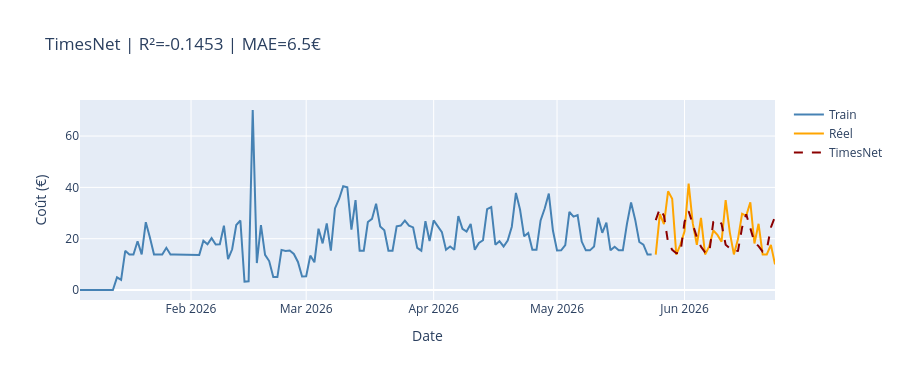

Write notebook code for a chart like this one.
### Markdown cell above
---
## Modèle 3 — TimesNet  *(Nixtla NeuralForecast)*

TimesNet transforme la série 1D en représentation **2D** pour capturer les variations intra-période et inter-période via des blocs `TimesBlock` (convolutions 2D). Architecture proposée par Wu et al. (2023) — *TimesNet: Temporal 2D-Variation Modeling for General Time Series Analysis*.

### Code cell
from neuralforecast import NeuralForecast
from neuralforecast.models import TimesNet

# Format NeuralForecast : unique_id, ds, y
train_nf = train.rename(columns={'ds': 'ds', 'y': 'y'}).assign(unique_id='total_cost')

INPUT_SIZE = 2 * HORIZON  # fenêtre de contexte = 2× l'horizon

timesnet_model = TimesNet(
    h=HORIZON,
    input_size=INPUT_SIZE,
    encoder_layers=2,
    dropout=0.1,
    top_k=3,
    num_kernels=4,
    max_steps=300,
    batch_size=8,
    learning_rate=1e-3,
    random_seed=42,
    scaler_type='standard',
)

nf_timesnet = NeuralForecast(models=[timesnet_model], freq='D')
nf_timesnet.fit(train_nf)
fc_timesnet = nf_timesnet.predict()

y_pred_timesnet = fc_timesnet['TimesNet'].values
metrics_timesnet = compute_metrics(y_test, y_pred_timesnet, 'TimesNet')
results.append(metrics_timesnet)
forecasts_all['TimesNet'] = y_pred_timesnet

print(f"  TimesNet — MAE={metrics_timesnet['MAE']:.2f}€  RMSE={metrics_timesnet['RMSE']:.2f}€  "
      f"MAPE={metrics_timesnet['MAPE (%)']:.1f}%  R²={metrics_timesnet['R²']:.4f}")

fig = go.Figure()
fig.add_trace(go.Scatter(x=train['ds'], y=train['y'], mode='lines', name='Train', line=dict(color='steelblue')))
fig.add_trace(go.Scatter(x=test['ds'],  y=test['y'],  mode='lines', name='Réel',  line=dict(color='orange')))
fig.add_trace(go.Scatter(x=test['ds'],  y=y_pred_timesnet, mode='lines', name='TimesNet',
                         line=dict(color='darkred', dash='dash')))
fig.update_layout(title=f"TimesNet | R²={metrics_timesnet['R²']:.4f} | MAE={metrics_timesnet['MAE']:.1f}€",
                  xaxis_title='Date', yaxis_title='Coût (€)', height=380)
fig.show()

### Figure 1 — Plotly figure (JSON) as saved in the notebook; plotly's stock layout.template omitted (floating-point values rounded to 4 significant figures; data arrays with more than 128 entries replaced by an {"elided": "..."} marker saying what was removed)
{"data": [{"line": {"color": "steelblue"}, "mode": "lines", "name": "Train", "type": "scatter", "x": {"elided": "140 str values"}, "y": {"elided": "140 float values"}}, {"line": {"color": "orange"}, "mode": "lines", "name": "Réel", "type": "scatter", "x": ["2026-05-25T00:00:00", "2026-05-26T00:00:00", "2026-05-27T00:00:00", "2026-05-28T00:00:00", "2026-05-29T00:00:00", "2026-05-30T00:00:00", "2026-05-31T00:00:00", "2026-06-01T00:00:00", "2026-06-02T00:00:00", "2026-06-03T00:00:00", "2026-06-04T00:00:00", "2026-06-05T00:00:00", "2026-06-06T00:00:00", "2026-06-07T00:00:00", "2026-06-08T00:00:00", "2026-06-09T00:00:00", "2026-06-10T00:00:00", "2026-06-11T00:00:00", "2026-06-12T00:00:00", "2026-06-13T00:00:00", "2026-06-14T00:00:00", "2026-06-15T00:00:00", "2026-06-16T00:00:00", "2026-06-17T00:00:00", "2026-06-18T00:00:00", "2026-06-19T00:00:00", "2026-06-20T00:00:00", "2026-06-21T00:00:00", "2026-06-22T00:00:00", "2026-06-23T00:00:00"], "y": [13.79, 29.55, 25.65, 38.47, 35.59, 13.79, 17.72, 22.88, 41.51, 26.05, 17.62, 28.11, 13.86, 16.96, 23.17, 21.49, 18.8, 35.02, 22.57, 13.86, 19.85, 29.74, 28.91, 34.2, 18.13, 25.8, 13.86, 13.86, 17.6, 9.98]}, {"line": {"color": "darkred", "dash": "dash"}, "mode": "lines", "name": "TimesNet", "type": "scatter", "x": ["2026-05-25T00:00:00", "2026-05-26T00:00:00", "2026-05-27T00:00:00", "2026-05-28T00:00:00", "2026-05-29T00:00:00", "2026-05-30T00:00:00", "2026-05-31T00:00:00", "2026-06-01T00:00:00", "2026-06-02T00:00:00", "2026-06-03T00:00:00", "2026-06-04T00:00:00", "2026-06-05T00:00:00", "2026-06-06T00:00:00", "2026-06-07T00:00:00", "2026-06-08T00:00:00", "2026-06-09T00:00:00", "2026-06-10T00:00:00", "2026-06-11T00:00:00", "2026-06-12T00:00:00", "2026-06-13T00:00:00", "2026-06-14T00:00:00", "2026-06-15T00:00:00", "2026-06-16T00:00:00", "2026-06-17T00:00:00", "2026-06-18T00:00:00", "2026-06-19T00:00:00", "2026-06-20T00:00:00", "2026-06-21T00:00:00", "2026-06-22T00:00:00", "2026-06-23T00:00:00"], "y": [27.23, 31.75, 28.94, 18.51, 15.67, 14.36, 14.42, 26.58, 30.71, 25.93, 20.56, 16.88, 14.72, 14.43, 26.56, 27.6, 25.78, 17.62, 16.48, 14.99, 15.28, 24.41, 29.53, 24.47, 18.64, 17.11, 14.95, 15.69, 24.36, 28.55]}], "layout": {"height": 380, "title": {"text": "TimesNet | R²=-0.1453 | MAE=6.5€"}, "xaxis": {"title": {"text": "Date"}}, "yaxis": {"title": {"text": "Coût (€)"}}}}
